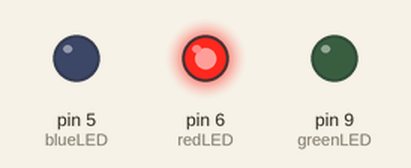
This sketch was run on a simulated Arduino Uno, built with avr-gcc and run on an emulated ATmega328P. On the bench: output pins drawn as LEDs (lit = HIGH).

Above: at 0.2 s.
At 1.2 s:
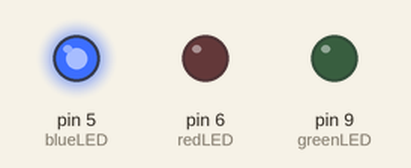
At 2.2 s:
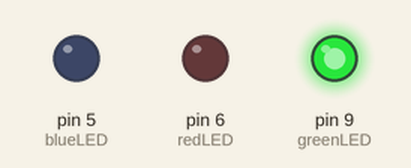
At 5.7 s:
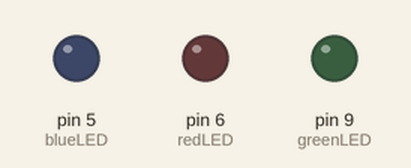
Timing chart, 0 to 6.9 s (numbered marks = the images above):
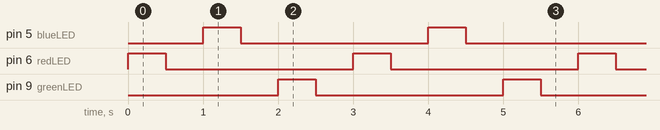

The sketch:

led.ino
```cpp
int redLED = 6;
int blueLED = 5;
int greenLED = 9;
void setup() {
  pinMode(redLED,OUTPUT);
  pinMode(blueLED,OUTPUT);
  pinMode(greenLED,OUTPUT);
  // put your setup code here, to run once:

}

void loop() {
 digitalWrite(redLED,HIGH);
 delay(500);
 digitalWrite(redLED,LOW);
 delay(500);
 digitalWrite(blueLED,HIGH);
 delay(500);
 digitalWrite(blueLED,LOW);
 delay(500);
 digitalWrite(greenLED,HIGH);
 delay(500);
 digitalWrite(greenLED,LOW);
 delay(500);


 // put your main code here, to run repeatedly:

}
```

Measured:
- by itself, pin 5 (blueLED), pin 6 (redLED), pin 9 (greenLED): alternates HIGH for 0.50 s and LOW for 2.5 s
- by itself, everything shown: repeats every 3.0 s, in 6 steps
